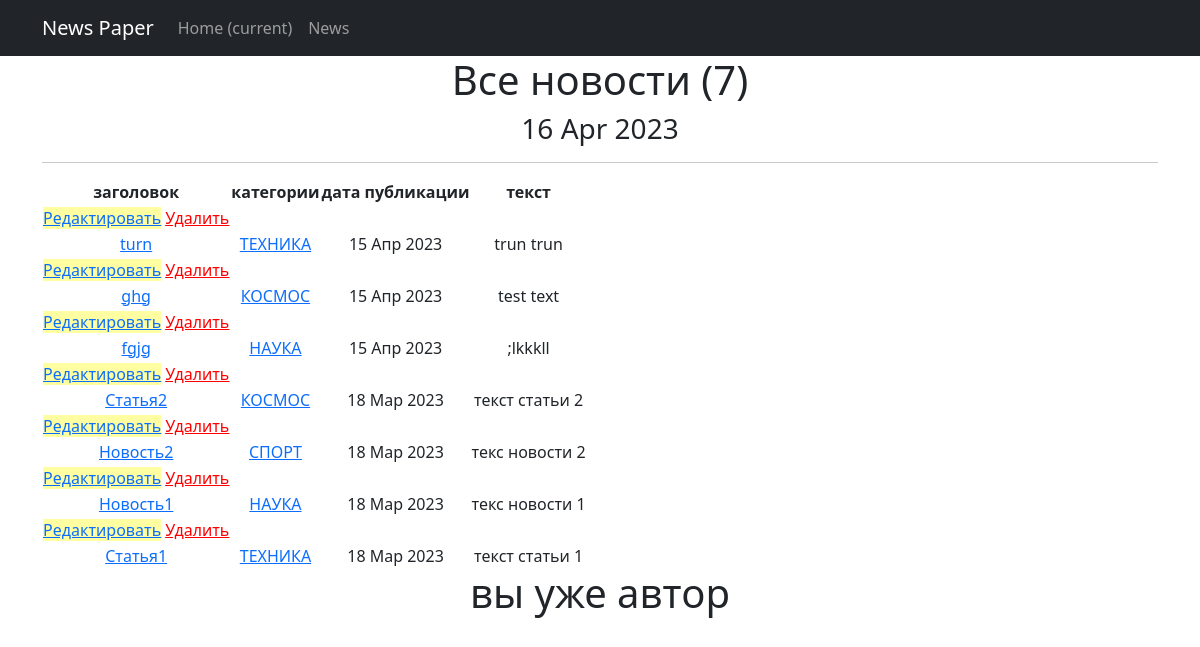
Page /news/ (signed in) on the committed database.
### news/models.py (models this page shows, shortened)
class Post(models.Model):
    author_post = models.ForeignKey(Author, on_delete=models.CASCADE)
    post_news = models.CharField(max_length=2, choices=POST)
    date_in = models.DateTimeField(auto_now_add=True)
    category = models.ManyToManyField(Category, through='PostCategory')
    title = models.CharField(max_length=50)
    text = models.TextField()
    rating_news = models.IntegerField(default=0)

class Category(models.Model):
    tehnika = 'TH'
    nauka = 'NA'
    sport = 'ST'
    spase = 'SP'
    TEMATIC = [
        (tehnika, 'ТЕХНИКА'),
        (nauka, 'НАУКА'),
        (sport, 'СПОРТ'),
        (spase, 'КОСМОС')
    ]
    tematic = models.CharField(max_length=2, choices=TEMATIC, unique=True)
    subscribers = models.ManyToManyField(User, blank=True, related_name='categories')
    def __str__(self):
        return self.get_tematic_display()

### news/views.py (the view, shortened to what this page needs)
# urls.py: path('', PostList.as_view()),
class PostList(LoginRequiredMixin, ListView):
    model = Post
    ordering = '-date_in'
    template_name = 'news.html'
    context_object_name = 'post_news'
    paginate_by = 50
    def get_context_data(self, **kwargs):  # забираем отфильтрованные объекты переопределяя метод get_context_data у наследуемого класса
        context = super().get_context_data(**kwargs)
        context['filter'] = PostFilter(self.request.GET, queryset=self.get_queryset())  #вписываем фильтр в контекст
        context['categories'] = Category.objects.all()
        context['form'] = PostForm()
        context['is_not_author'] = not self.request.user.groups.filter(name='authors').exists()
        return context

### news/templatetags/censor.py (called while the page is built)
@register.filter()
def censor(value):
    for words in censored_words:
        if words in value:
            censor_words = f"p{''.join(['*' for words in range(len(words))])}"
            value = value.replace(words, censor_words)
    return value

### news/templatetags/custom_tags.py (called while the page is built)
@register.simple_tag()
def current_time(format_string='%d %b %Y'):
    return datetime.utcnow().strftime(format_string)

### templates/news.html (shortened to what this page needs)
<!DOCTYPE html>
<html lang="en">
<head>
    <title>{% extends 'flatpages/default.html' %}</title>
{% load censor %}
{% load custom_tags %}
{% block content %}
<body>
<h1>Все новости ({{ post_news.count}})</h1>
<h3>{% current_time '%d %b %Y' %}</h3>
<hr>
{% if post_news %}
    <table>
        <thead>
        <tr>
            <th>заголовок</th>
            <th>категории</th>
            <th>дата публикации</th>
            <th>текст</th>
        </tr>
        {% for post in filter.qs %}
        <td>
            <a href="{% url 'post_edit' post.id %}"style="background-color:#ffffa1"><u>Редактировать</u></a>
            <a href="{% url 'post_delete' post.id %}"style="color:red"><u> Удалить </u></a>
        </td>
        <tr>
            <td><a href="{% url 'post_detail' post.id %}">{{ post.title|censor}}</a></td>
            <td>
            {% for category in post.category.all %}
                <a href="{% url 'category_list' category.id %}">{{ category }}</a>
            {% endfor %}
            </td>
            <td>{{ post.date_in|date:'d M Y'}}</td>
            <td>{{ post.text|censor|truncatechars:20}}</td>
        </tr>
        {% endfor %}
        </thead>
    </table>
{% if is_not_author %}
<button> <a href="{% url 'upgrade' %}"> стать автором!</a> </button>
{% else %}
<h1>вы уже автор</h1>
{% endif %}
{% else %}
    <h2>новостей нет!</h2>
{% endif %}
{% endblock content %}

### rows in the picture
Post: title|censor "turn", date_in "15 Апр 2023", text|censor "trun trun"
Category: tematic "ТЕХНИКА"
Post: title|censor "ghg", date_in "15 Апр 2023", text|censor "test text"
Category: tematic "КОСМОС"
Post: title|censor "fgjg", date_in "15 Апр 2023", text|censor ";lkkkll"
Category: tematic "НАУКА"
Post: title|censor "Статья2", date_in "18 Мар 2023", text|censor "текст статьи 2"
Post: title|censor "Новость2", date_in "18 Мар 2023", text|censor "текс новости 2"
Category: tematic "СПОРТ"
Post: title|censor "Новость1", date_in "18 Мар 2023", text|censor "текс новости 1"
Post: title|censor "Статья1", date_in "18 Мар 2023", text|censor "текст статьи 1"

### other values in the picture
{{ post_news.count }} "7"
